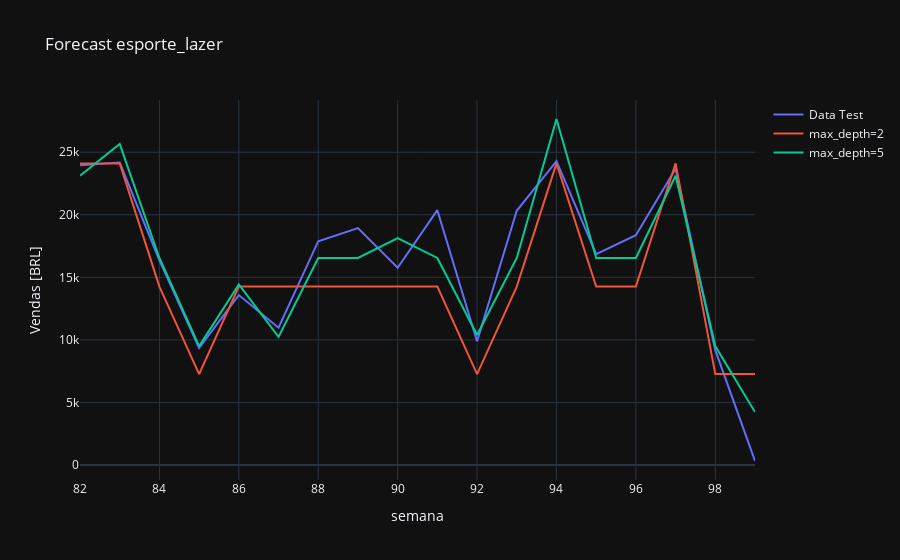

Notebook code for this chart:
### Markdown cell above
## Taking a close look at the predictions

### Code cell
fig = go.Figure()

fig.add_trace(go.Scatter(
    name='Data Test',
    x = X_test[freq], 
    y = y_test,
    mode='lines'
    ))

fig.add_trace(go.Scatter(
    name="max_depth=2",
    x = X_test[freq],
    y = y_1,
    mode='lines'
    ))

fig.add_trace(go.Scatter(
    name="max_depth=5",
    x = X_test[freq],
    y = y_2,
    mode='lines'
    ))

fig.update_layout(
    title= (f'Forecast {filter}'),
    template='plotly_dark',
    xaxis_title= freq,
    yaxis_title='Vendas [BRL]')

fig.show()

### Figure 1 — Plotly figure (JSON) as saved in the notebook; plotly's stock layout.template omitted (floating-point values rounded to 4 significant figures)
{"data": [{"mode": "lines", "name": "Data Test", "type": "scatter", "x": [82, 83, 84, 85, 86, 87, 88, 89, 90, 91, 92, 93, 94, 95, 96, 97, 98, 99], "y": [23960.0, 24180.0, 16350.0, 9357.0, 13580.0, 10970.0, 17890.0, 18930.0, 15770.0, 20370.0, 9898.0, 20320.0, 24300.0, 16850.0, 18370.0, 23690.0, 9184.0, 322.9]}, {"mode": "lines", "name": "max_depth=2", "type": "scatter", "x": [82, 83, 84, 85, 86, 87, 88, 89, 90, 91, 92, 93, 94, 95, 96, 97, 98, 99], "y": [24110.0, 24110.0, 14260.0, 7271.0, 14260.0, 14260.0, 14260.0, 14260.0, 14260.0, 14260.0, 7271.0, 14260.0, 24110.0, 14260.0, 14260.0, 24110.0, 7271.0, 7271.0]}, {"mode": "lines", "name": "max_depth=5", "type": "scatter", "x": [82, 83, 84, 85, 86, 87, 88, 89, 90, 91, 92, 93, 94, 95, 96, 97, 98, 99], "y": [23120.0, 25670.0, 16550.0, 9507.0, 14430.0, 10240.0, 16550.0, 16550.0, 18140.0, 16550.0, 10400.0, 16550.0, 27660.0, 16550.0, 16550.0, 23120.0, 9507.0, 4231.0]}], "layout": {"autosize": true, "title": {"text": "Forecast esporte_lazer"}, "xaxis": {"autorange": true, "range": [82, 99], "title": {"text": "semana"}, "type": "linear"}, "yaxis": {"autorange": true, "range": [-1196.0, 29180.0], "title": {"text": "Vendas [BRL]"}, "type": "linear"}}}
